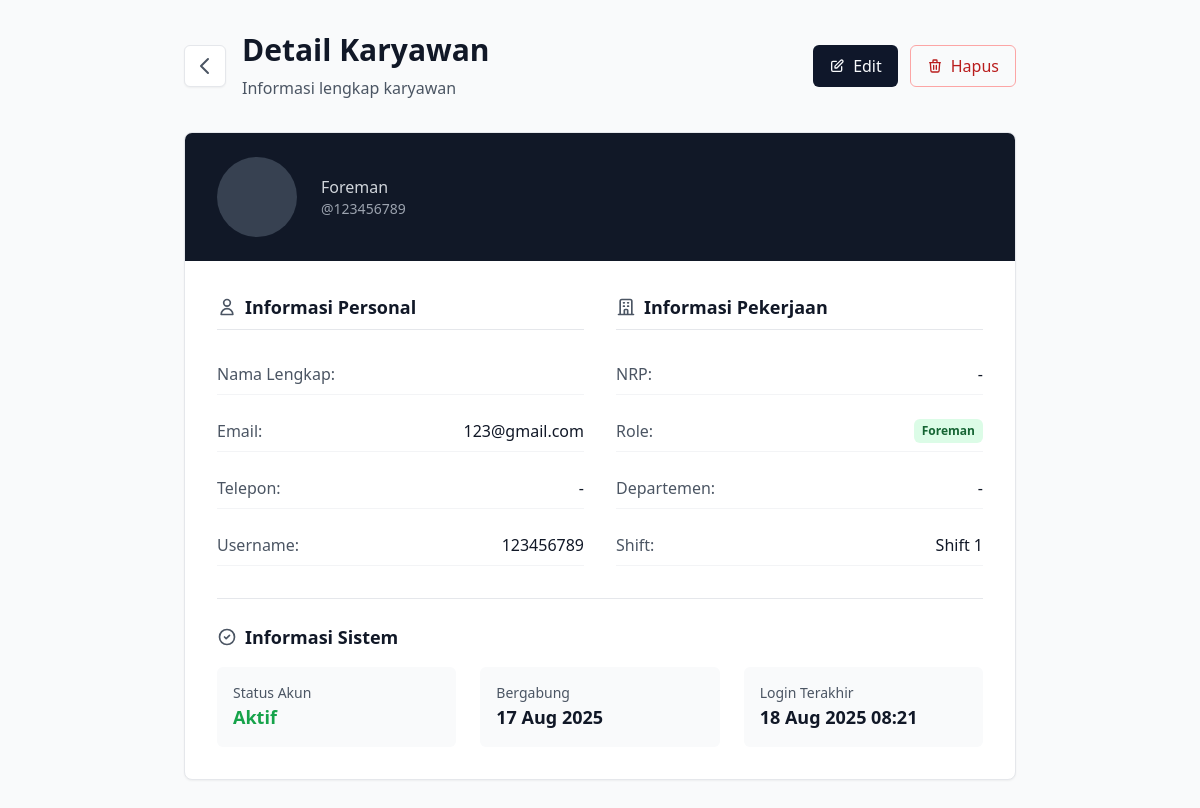
Screenshot of /superadmin/27/ (signed in) with the database file from the repository.
### dashboard/models.py (models this page shows)
class User(AbstractUser):
    ROLE_CHOICES = [
        ("leader", "Leader"),
        ("admin", "Admin"),
        ("foreman", "Foreman"),
    ]
    DEPARTMENT_CHOICES = [
        ("SUPPORT", "Support $ Fabrikasi"),
        ("TRACK", "Track"),
        ("PLANT", "Plant Coal Hauling"),
        ("WHEEL", "Wheel"),
    ]
    name = models.CharField(max_length=150, blank=True, null=True)
    phone = models.CharField(max_length=20, blank=True, null=True)
    nrp = models.CharField(max_length=20, blank=True, null=True)
    username = models.CharField(max_length=150, unique=True)
    email = models.EmailField(max_length=254, unique=True)
    role = models.CharField(max_length=20, choices=ROLE_CHOICES, default="foreman")
    department = models.CharField(
        max_length=100, choices=DEPARTMENT_CHOICES, blank=True, null=True
    )
    shift = models.IntegerField(default=1, choices=[(1, "Shift 1"), (2, "Shift 2")])
    created_at = models.DateTimeField(auto_now_add=True)
    updated_at = models.DateTimeField(auto_now=True)

### dashboard/views.py (the view)
# urls.py: path("superadmin/<int:user_id>/", views.admin_detail, name="admin_detail"),
@user_passes_test(is_admin)
def admin_detail(request, user_id):
    employee = get_object_or_404(User, id=user_id)
    return render(request, "admin/admin_detail.html", {"employee": employee})

### dashboard/views.py (called while the page is built)
def is_admin(user):
    return user.is_authenticated and (user.is_superuser or user.role == "admin")

### dashboard/templates/admin/admin_detail.html (shortened to what this page needs)
{% extends 'base.html' %}
{% load static %}
{% block content %}
<div class="min-h-screen bg-gray-50 py-8">
    <div class="max-w-4xl mx-auto px-4 sm:px-6 lg:px-8">
        <div class="mb-8">
            <div class="flex items-center justify-between">
                <div class="flex items-center space-x-4">
                    <a href="{% url 'admin_list' %}"
                       class="p-2 bg-white rounded-md shadow-sm border hover:bg-gray-50 transition-colors">
                        <svg class="w-6 h-6 text-gray-600" fill="none" stroke="currentColor" viewBox="0 0 24 24">
                            <path stroke-linecap="round" stroke-linejoin="round" stroke-width="2" d="M15 19l-7-7 7-7"></path>
                        </svg>
                    </a>
                    <div>
                        <h1 class="text-3xl font-bold text-gray-900">Detail Karyawan</h1>
                        <p class="text-gray-600 mt-2">Informasi lengkap karyawan</p>
                    </div>
                </div>
                <div class="flex space-x-3">
                    <a href="{% url 'employee_edit' employee.id %}"
                       class="inline-flex items-center px-4 py-2 bg-primary text-primary-foreground font-medium rounded-md hover:bg-primary/90 transition-colors">
                        <svg class="w-4 h-4 mr-2" fill="none" stroke="currentColor" viewBox="0 0 24 24">
                            <path stroke-linecap="round" stroke-linejoin="round" stroke-width="2" d="M11 5H6a2 2 0 00-2 2v11a2 2 0 002 2h11a2 2 0 002-2v-5m-1.414-9.414a2 2 0 112.828 2.828L11.828 15H9v-2.828l8.586-8.586z"></path>
                        </svg>
                        Edit
                    </a>
                    <a href="{% url 'employee_delete' employee.id %}"
                       class="inline-flex items-center px-4 py-2 border border-red-300 text-red-700 font-medium rounded-md hover:bg-red-50 transition-colors"
                       onclick="return confirm('Yakin ingin menghapus karyawan ini?')">
                        <svg class="w-4 h-4 mr-2" fill="none" stroke="currentColor" viewBox="0 0 24 24">
                            <path stroke-linecap="round" stroke-linejoin="round" stroke-width="2" d="M19 7l-.867 12.142A2 2 0 0116.138 21H7.862a2 2 0 01-1.995-1.858L5 7m5 4v6m4-6v6m1-10V4a1 1 0 00-1-1h-4a1 1 0 00-1 1v3M4 7h16"></path>
                        </svg>
                        Hapus
                    </a>
                </div>
            </div>
        </div>
        <div class="bg-white rounded-lg shadow-sm border overflow-hidden">
            <div class="bg-gray-900 px-8 py-6">
                <div class="flex items-center space-x-6">
                    <div class="w-20 h-20 bg-gray-700 rounded-full flex items-center justify-center text-white text-2xl font-bold">
                    </div>
                    <div class="text-white">
                        <p class="text-gray-300">{{ employee.get_role_display }}</p>
                        <p class="text-gray-400 text-sm">@{{ employee.username }}</p>
                    </div>
                </div>
            </div>
            <div class="p-8">
                <div class="grid grid-cols-1 md:grid-cols-2 gap-8">
                    <div class="space-y-6">
                        <h3 class="text-lg font-semibold text-gray-900 border-b border-gray-200 pb-2 flex items-center">
                            <svg class="w-5 h-5 mr-2 text-gray-600" fill="none" stroke="currentColor" viewBox="0 0 24 24">
                                <path stroke-linecap="round" stroke-linejoin="round" stroke-width="2" d="M16 7a4 4 0 11-8 0 4 4 0 018 0zM12 14a7 7 0 00-7 7h14a7 7 0 00-7-7z"></path>
                            </svg>
                            Informasi Personal
                        </h3>
                        <div class="space-y-4">
                            <div class="flex justify-between items-center py-2 border-b border-gray-100">
                                <span class="text-gray-600 font-medium">Nama Lengkap:</span>
                            </div>
                            <div class="flex justify-between items-center py-2 border-b border-gray-100">
                                <span class="text-gray-600 font-medium">Email:</span>
                                <span class="text-gray-900">{{ employee.email }}</span>
                            </div>
                            <div class="flex justify-between items-center py-2 border-b border-gray-100">
                                <span class="text-gray-600 font-medium">Telepon:</span>
                                <span class="text-gray-900">{{ employee.phone|default:"-" }}</span>
                            </div>
                            <div class="flex justify-between items-center py-2 border-b border-gray-100">
                                <span class="text-gray-600 font-medium">Username:</span>
                                <span class="text-gray-900">{{ employee.username }}</span>
                            </div>
                        </div>
                    </div>
                    <div class="space-y-6">
                        <h3 class="text-lg font-semibold text-gray-900 border-b border-gray-200 pb-2 flex items-center">
                            <svg class="w-5 h-5 mr-2 text-gray-600" fill="none" stroke="currentColor" viewBox="0 0 24 24">
                                <path stroke-linecap="round" stroke-linejoin="round" stroke-width="2" d="M19 21V5a2 2 0 00-2-2H7a2 2 0 00-2 2v16m14 0h2m-2 0h-5m-9 0H3m2 0h5M9 7h1m-1 4h1m4-4h1m-1 4h1m-5 10v-5a1 1 0 011-1h2a1 1 0 011 1v5m-4 0h4"></path>
                            </svg>
                            Informasi Pekerjaan
                        </h3>
                        <div class="space-y-4">
                            <div class="flex justify-between items-center py-2 border-b border-gray-100">
                                <span class="text-gray-600 font-medium">NRP:</span>
                                <span class="text-gray-900">{{ employee.nrp|default:"-" }}</span>
                            </div>
                            <div class="flex justify-between items-center py-2 border-b border-gray-100">
                                <span class="text-gray-600 font-medium">Role:</span>
                                <span class="inline-flex px-2 py-1 text-xs font-semibold rounded-md
                                    {% if employee.role == 'admin' %}bg-red-100 text-red-800
                                    {% elif employee.role == 'leader' %}bg-blue-100 text-blue-800
                                    {% else %}bg-green-100 text-green-800{% endif %}">
                                    {{ employee.get_role_display }}
                                </span>
                            </div>
                            <div class="flex justify-between items-center py-2 border-b border-gray-100">
                                <span class="text-gray-600 font-medium">Departemen:</span>
                                <span class="text-gray-900">{{ employee.department|default:"-" }}</span>
                            </div>
                            <div class="flex justify-between items-center py-2 border-b border-gray-100">
                                <span class="text-gray-600 font-medium">Shift:</span>
                                <span class="text-gray-900">Shift {{ employee.shift }}</span>
                            </div>
                        </div>
                    </div>
                </div>
                <div class="mt-8 pt-6 border-t border-gray-200">
                    <h3 class="text-lg font-semibold text-gray-900 mb-4 flex items-center">
                        <svg class="w-5 h-5 mr-2 text-gray-600" fill="none" stroke="currentColor" viewBox="0 0 24 24">
                            <path stroke-linecap="round" stroke-linejoin="round" stroke-width="2" d="M9 12l2 2 4-4m6 2a9 9 0 11-18 0 9 9 0 0118 0z"></path>
                        </svg>
                        Informasi Sistem
                    </h3>
                    <div class="grid grid-cols-1 md:grid-cols-3 gap-6">
                        <div class="bg-gray-50 rounded-md p-4">
                            <div class="text-sm text-gray-600">Status Akun</div>
                            <div class="text-lg font-semibold {% if employee.is_active %}text-green-600{% else %}text-red-600{% endif %}">
                                {% if employee.is_active %}Aktif{% else %}Nonaktif{% endif %}
                            </div>
                        </div>
                        <div class="bg-gray-50 rounded-md p-4">
                            <div class="text-sm text-gray-600">Bergabung</div>
                            <div class="text-lg font-semibold text-gray-900">{{ employee.date_joined|date:"d M Y" }}</div>
                        </div>
                        <div class="bg-gray-50 rounded-md p-4">
                            <div class="text-sm text-gray-600">Login Terakhir</div>
                            <div class="text-lg font-semibold text-gray-900">{{ employee.last_login|date:"d M Y H:i"|default:"-" }}</div>
                        </div>
                    </div>
                </div>
            </div>
        </div>
    </div>
</div>
{% endblock %}

### rows the page displays
User: role "Foreman", username "123456789", email "123@gmail.com", phone "-", nrp "-", department "-", shift "1", date_joined "17 Aug 2025", last_login "18 Aug 2025 08:21"
